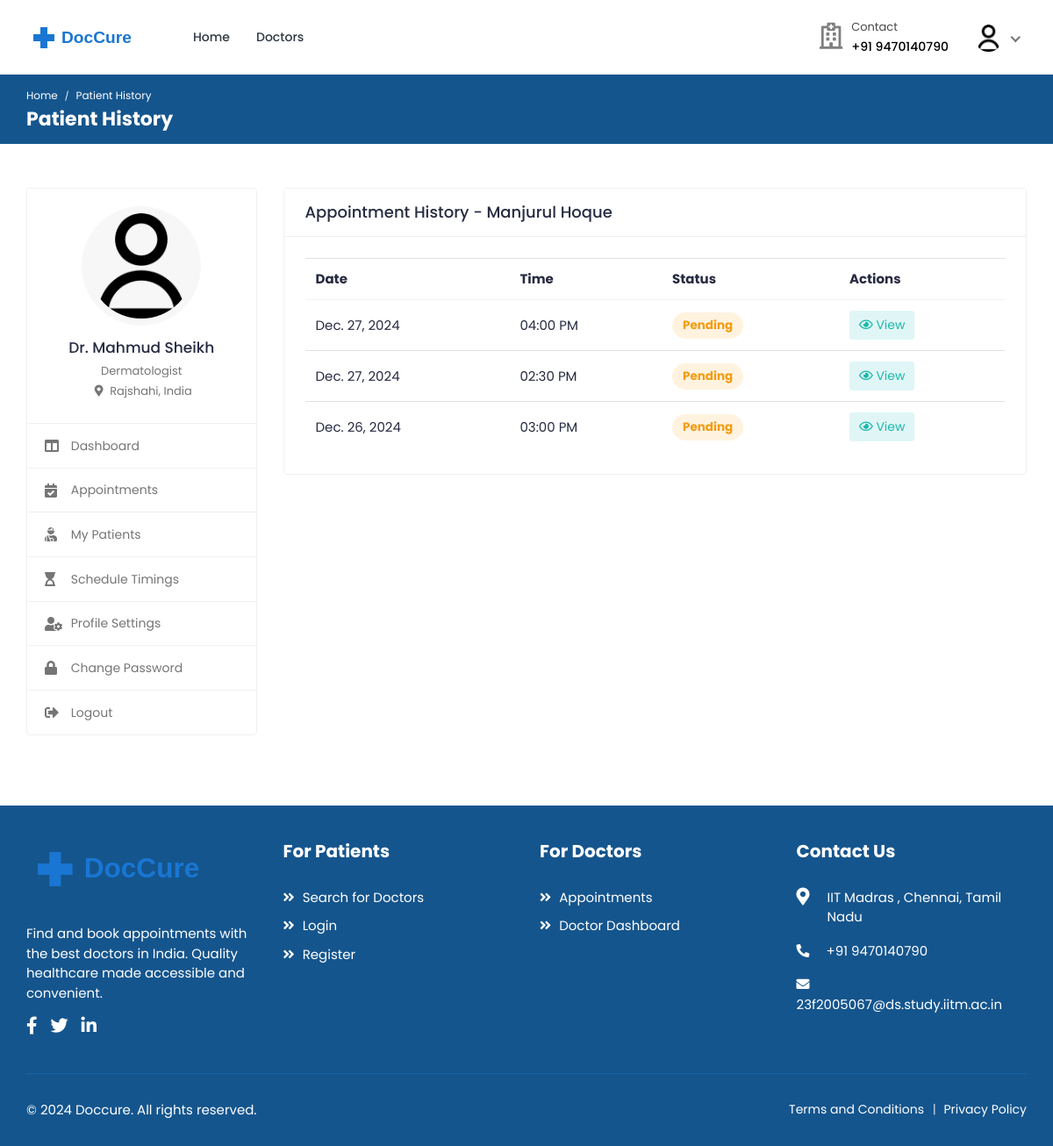
/doctors/my-patients/31/history/ (signed in), run on the app's committed database.
### accounts/models.py (models this page shows, shortened)
class User(AbstractUser):
    class RoleChoices(models.TextChoices):
        DOCTOR = "doctor", "Doctor"
        PATIENT = "patient", "Patient"
    username = models.CharField(max_length=30, unique=True)
    role = models.CharField(
        choices=RoleChoices.choices,
        max_length=20,
        default="patient",
        error_messages={"required": "Role must be provided"},
    )
    email = models.EmailField(
        blank=True,
        error_messages={
            "unique": "A user with that email already exists.",
        },
    )
    first_name = models.CharField(max_length=150, blank=True)
    last_name = models.CharField(max_length=150, blank=True)
    registration_number = models.IntegerField(null=True, blank=True)
    USERNAME_FIELD = "username"
    REQUIRED_FIELDS = []
    objects = CustomUserManager()
    def get_full_name(self):
        full_name = "%s %s" % (self.first_name, self.last_name)
        return full_name.strip() or self.username

class Profile(models.Model):
    user = models.OneToOneField(
        User, on_delete=models.CASCADE, related_name="profile"
    )
    avatar = models.ImageField(
        default="defaults/user.png", upload_to=profile_photo_directory_path
    )
    phone = models.CharField(max_length=20, blank=True, null=True)
    dob = models.DateField(blank=True, null=True)
    about = models.TextField(blank=True, null=True)
    specialization = models.CharField(max_length=255, blank=True, null=True)
    gender = models.CharField(
        max_length=10,
        choices=[("male", "Male"), ("female", "Female"), ("other", "Other")],
        blank=True,
    )
    address = models.TextField(blank=True, null=True)
    city = models.CharField(max_length=100, blank=True)
    state = models.CharField(max_length=100, blank=True)
    postal_code = models.CharField(max_length=20, blank=True)
    country = models.CharField(max_length=100, blank=True)
    price_per_consultation = models.DecimalField(
        max_digits=10, decimal_places=2, null=True, blank=True
    )
    is_available = models.BooleanField(default=True)
    blood_group = models.CharField(
        max_length=5,
        choices=[
            ("A+", "A+"),
            ("A-", "A-"),
            ("B+", "B+"),
            ("B-", "B-"),
            ("O+", "O+"),
            ("O-", "O-"),
            ("AB+", "AB+"),
            ("AB-", "AB-"),
        ],
        blank=True,
        null=True,
    )
    allergies = models.TextField(blank=True, null=True)
    medical_conditions = models.TextField(blank=True, null=True)
    @property
    def image(self):
        return (
            self.avatar.url
            if self.avatar.storage.exists(self.avatar.name)
            else "{}defaults/user.png".format(settings.MEDIA_URL)
        )

### bookings/models.py (models this page shows, shortened)
class Booking(models.Model):
    doctor = models.ForeignKey(
        settings.AUTH_USER_MODEL,
        on_delete=models.CASCADE,
        related_name="appointments",
        limit_choices_to={"role": "doctor"},
    )
    patient = models.ForeignKey(
        settings.AUTH_USER_MODEL,
        on_delete=models.CASCADE,
        related_name="patient_appointments",
        limit_choices_to={"role": "patient"},
    )
    appointment_date = models.DateField()
    appointment_time = models.TimeField()
    booking_date = models.DateTimeField(auto_now_add=True)
    status = models.CharField(
        max_length=20,
        choices=[
            ("pending", "Pending"),
            ("confirmed", "Confirmed"),
            ("completed", "Completed"),
            ("cancelled", "Cancelled"),
            ("no_show", "No Show"),
        ],
        default="pending",
    )
    class Meta:
        ordering = ["-appointment_date", "-appointment_time"]
        unique_together = ["doctor", "appointment_date", "appointment_time"]

### doctors/views.py (the view)
class AppointmentHistoryView(DoctorRequiredMixin, ListView):
    model = Booking
    template_name = "doctors/appointment-history.html"
    context_object_name = "appointments"
    def get_queryset(self):
        return (
            self.model.objects.select_related("patient", "patient__profile")
            .filter(
                doctor=self.request.user, patient_id=self.kwargs["patient_id"]
            )
            .order_by("-appointment_date", "-appointment_time")
        )
    def get_context_data(self, **kwargs):
        context = super().get_context_data(**kwargs)
        context["patient"] = get_object_or_404(
            User.objects.select_related("profile"),
            id=self.kwargs["patient_id"],
            role="patient",
        )
        return context

### accounts/managers.py (called while the page is built)
    def get(self, *args, **kwargs):
        return super().select_related("profile").get(*args, **kwargs)

### mixins/custom_mixins.py (called while the page is built)
    def dispatch(self, request, *args, **kwargs):
        if not request.user.is_authenticated:
            return super().dispatch(request, *args, **kwargs)
        if request.user.role != "doctor":
            return self.handle_no_permission()
        return super().dispatch(request, *args, **kwargs)

### templates/doctors/appointment-history.html (shortened to what this page needs)
{% extends 'includes/doctor-sidebar.html' %}
{% load static %}
{% block page_name1 %}Patient History{% endblock %}
{% block page_name2 %}Patient History{% endblock %}
{% block main %}
<div class="row">
    <div class="col-md-12">
        <div class="card">
            <div class="card-header">
                <h4 class="card-title">Appointment History - {{ patient.get_full_name }}</h4>
            </div>
            <div class="card-body">
                <div class="table-responsive">
                    {% if appointments %}
                    <table class="table table-hover table-center mb-0">
                        <thead>
                            <tr>
                                <th>Date</th>
                                <th>Time</th>
                                <th>Status</th>
                                <th>Actions</th>
                            </tr>
                        </thead>
                        <tbody>
                            {% for appointment in appointments %}
                            <tr>
                                <td>{{ appointment.appointment_date }}</td>
                                <td>{{ appointment.appointment_time|time:"h:i A" }}</td>
                                <td>
                                    <span class="badge badge-pill
                                        {% if appointment.status == 'pending' %}bg-warning-light{% endif %}
                                        {% if appointment.status == 'completed' %}bg-info-light{% endif %}">
                                        {{ appointment.status|title }}
                                    </span>
                                </td>
                                <td>
                                    <a href="{% url 'doctors:appointment-detail' appointment.pk %}" class="btn btn-sm bg-info-light">
                                        <i class="far fa-eye"></i> View
                                    </a>
                                </td>
                            </tr>
                            {% endfor %}
                        </tbody>
                    </table>
                    {% else %}
                    <div class="text-center">
                        <p class="text-muted mt-2 mb-2">No appointment history found</p>
                    </div>
                    {% endif %}
                </div>
            </div>
        </div>
    </div>
</div>
{% endblock %}

### templates/includes/doctor-sidebar.html (shortened to what this page needs)
{% extends 'base.html' %}
{% load static %}
{% block content %}
    <div class="breadcrumb-bar">
        <div class="container-fluid">
            <div class="row align-items-center">
                <div class="col-md-12 col-12">
                    <nav aria-label="breadcrumb" class="page-breadcrumb">
                        <ol class="breadcrumb">
                            <li class="breadcrumb-item"><a href="{% url 'core:home' %}">Home</a></li>
                            <li class="breadcrumb-item active" aria-current="page">{% block page_name1 %}{% endblock %}</li>
                        </ol>
                    </nav>
                    <h2 class="breadcrumb-title">{% block page_name2 %}{% endblock %}</h2>
                </div>
            </div>
        </div>
    </div>
    <div class="content">
        <div class="container-fluid">
            <div class="row">
                <div class="col-md-5 col-lg-4 col-xl-3 theiaStickySidebar">
                    <div class="profile-sidebar">
                        <div class="widget-profile pro-widget-content">
                            <div class="profile-info-widget">
                                <a href="#" class="booking-doc-img">
                                    <img src="{{ user.profile.image }}" alt="User Image">
                                </a>
                                <div class="profile-det-info">
                                    <h3>Dr. {{ user.get_full_name }}</h3>
                                    <div class="patient-details">
                                        {% if user.profile.specialization %}
                                            <h5 class="mb-0">{{ user.profile.specialization }}</h5>
                                        {% endif %}
                                        {% if user.profile.city and user.profile.country %}
                                            <h5 class="mt-2">
                                                <i class="fas fa-map-marker-alt"></i>
                                                {{ user.profile.city }}, {{ user.profile.country }}
                                            </h5>
                                        {% endif %}
                                    </div>
                                </div>
                            </div>
                        </div>
                        <div class="dashboard-widget">
                            <nav class="dashboard-menu">
                                <ul>
                                    <li class="{% if request.resolver_match.url_name == 'dashboard' %}active{% endif %}">
                                        <a href="{% url 'doctors:dashboard' %}">
                                            <i class="fas fa-columns"></i>
                                            <span>Dashboard</span>
                                        </a>
                                    </li>
                                    <li class="{% if request.resolver_match.url_name == 'appointments' %}active{% endif %}">
                                        <a href="{% url 'doctors:appointments' %}">
                                            <i class="fas fa-calendar-check"></i>
                                            <span>Appointments</span>
                                        </a>
                                    </li>
                                    <li class="{% if request.resolver_match.url_name == 'my-patients' %}active{% endif %}">
                                        <a href="{% url 'doctors:my-patients' %}">
                                            <i class="fas fa-user-injured"></i>
                                            <span>My Patients</span>
                                        </a>
                                    </li>
                                    <li class="{% if request.resolver_match.url_name == 'schedule-timings' %}active{% endif %}">
                                        <a href="{% url 'doctors:schedule-timings' %}">
                                            <i class="fas fa-hourglass-start"></i>
                                            <span>Schedule Timings</span>
                                        </a>
                                    </li>
                                    <li class="{% if request.resolver_match.url_name == 'profile-setting' %}active{% endif %}">
                                        <a href="{% url 'doctors:profile-setting' %}">
                                            <i class="fas fa-user-cog"></i>
                                            <span>Profile Settings</span>
                                        </a>
                                    </li>
                                    <li class="{% if request.resolver_match.url_name == 'change-password' %}active{% endif %}">
                                        <a href="{% url 'doctors:change-password' %}">
                                            <i class="fas fa-lock"></i>
                                            <span>Change Password</span>
                                        </a>
                                    </li>
                                    <li>
                                        <a href="{% url 'accounts:logout' %}">
                                            <i class="fas fa-sign-out-alt"></i>
                                            <span>Logout</span>
                                        </a>
                                    </li>
                                </ul>
                            </nav>
                        </div>
                    </div>
                </div>
                <div class="col-md-7 col-lg-8 col-xl-9">
                    {% block main %}{% endblock %}
                </div>
            </div>
        </div>
    </div>
{% endblock %}

### templates/includes/navbar.html (shortened to what this page needs)
{% load static %}
<header class="header">
    <nav class="navbar navbar-expand-lg header-nav">
        <div class="navbar-header">
            <a href="{% url 'core:home' %}" class="navbar-brand logo">
                <img src="{% static 'assets/img/logo2.svg' %}" class="img-fluid" alt="Logo">
            </a>
        </div>
        <div class="main-menu-wrapper">
            <ul class="main-nav">
                <li {% if request.path == '/' %}class="active"{% endif %}>
                    <a href="{% url 'core:home' %}">Home</a>
                </li>
                <li class="has-submenu{% if request.path == '/doctors/' %} active {% endif %}">
                    <a href="{% url 'doctors:list' %}">Doctors</a>
                </li>
            </ul>
        </div>
        <ul class="nav header-navbar-rht">
            <li class="nav-item contact-item">
                <div class="header-contact-img">
                    <i class="far fa-hospital"></i>
                </div>
                <div class="header-contact-detail">
                    <p class="contact-header">Contact</p>
                    <p class="contact-info-header"> +91 9470140790</p>
                </div>
            </li>
            {% if not user.is_authenticated %}
                <li class="nav-item">
                    <a class="nav-link header-login" href="{% url 'accounts:login' %}">Login / Signup </a>
                </li>
            {% else %}
                <li class="nav-item dropdown has-arrow logged-item">
                    <a href="#" class="dropdown-toggle nav-link" data-toggle="dropdown">
                        <span class="user-img">
                            <img class="rounded-circle" src="{{ user.profile.image }}" width="31" alt="{{ user.username }}">
                        </span>
                    </a>
                </li>
            {% endif %}
        </ul>
    </nav>
</header>

### templates/doctors/appointment-history.html (style rules this page uses)
.badge { font-size: 0.9em; padding: 8px 12px; }
.btn-sm { padding: 5px 10px; }

### data on the page
User: profile.image (placeholder picture), get_full_name "Mahmud Sheikh", profile.specialization "Dermatologist", profile.city "Rajshahi", profile.country "India"
User: get_full_name "Manjurul Hoque"
Booking: appointment_date "Dec. 27, 2024", appointment_time "04:00 PM", status "Pending"
Booking: appointment_date "Dec. 27, 2024", appointment_time "02:30 PM", status "Pending"
Booking: appointment_date "Dec. 26, 2024", appointment_time "03:00 PM", status "Pending"
